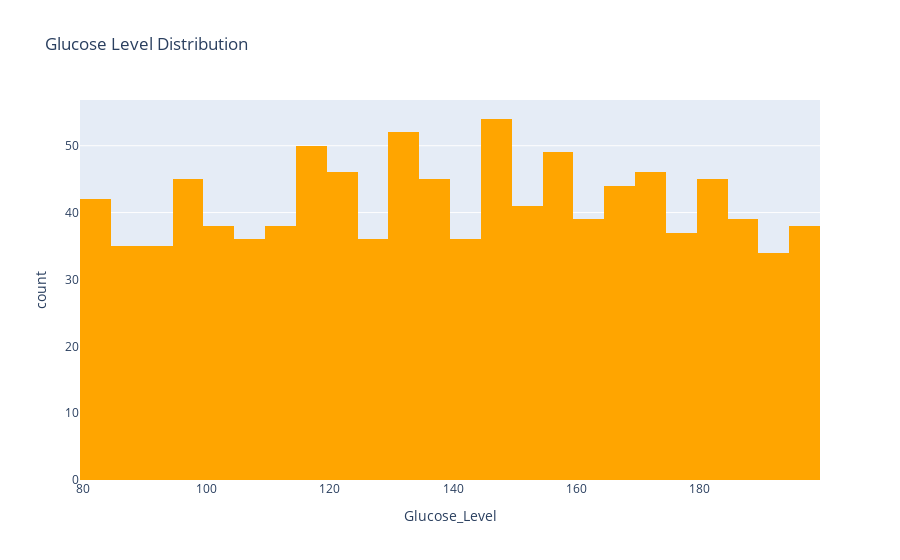

The code cell stored with this chart in its notebook:
### Code cell
fig = px.histogram(df, x="Glucose_Level", nbins=30, title="Glucose Level Distribution", color_discrete_sequence=["orange"])
fig.show()

### Figure 1 — Plotly figure (JSON) as saved in the notebook; plotly's stock layout.template omitted (floating-point values rounded to 4 significant figures; data arrays with more than 128 entries replaced by an {"elided": "..."} marker saying what was removed)
{"data": [{"bingroup": "x", "hovertemplate": "Glucose_Level=%{x}<br>count=%{y}<extra></extra>", "legendgroup": "", "marker": {"color": "orange", "pattern": {"shape": ""}}, "name": "", "nbinsx": 30, "orientation": "v", "showlegend": false, "type": "histogram", "x": {"elided": "1000 int values"}, "xaxis": "x", "yaxis": "y"}], "layout": {"barmode": "relative", "legend": {"tracegroupgap": 0}, "title": {"text": "Glucose Level Distribution"}, "xaxis": {"anchor": "y", "domain": [0, 1], "title": {"text": "Glucose_Level"}}, "yaxis": {"anchor": "x", "domain": [0, 1], "title": {"text": "count"}}}}
